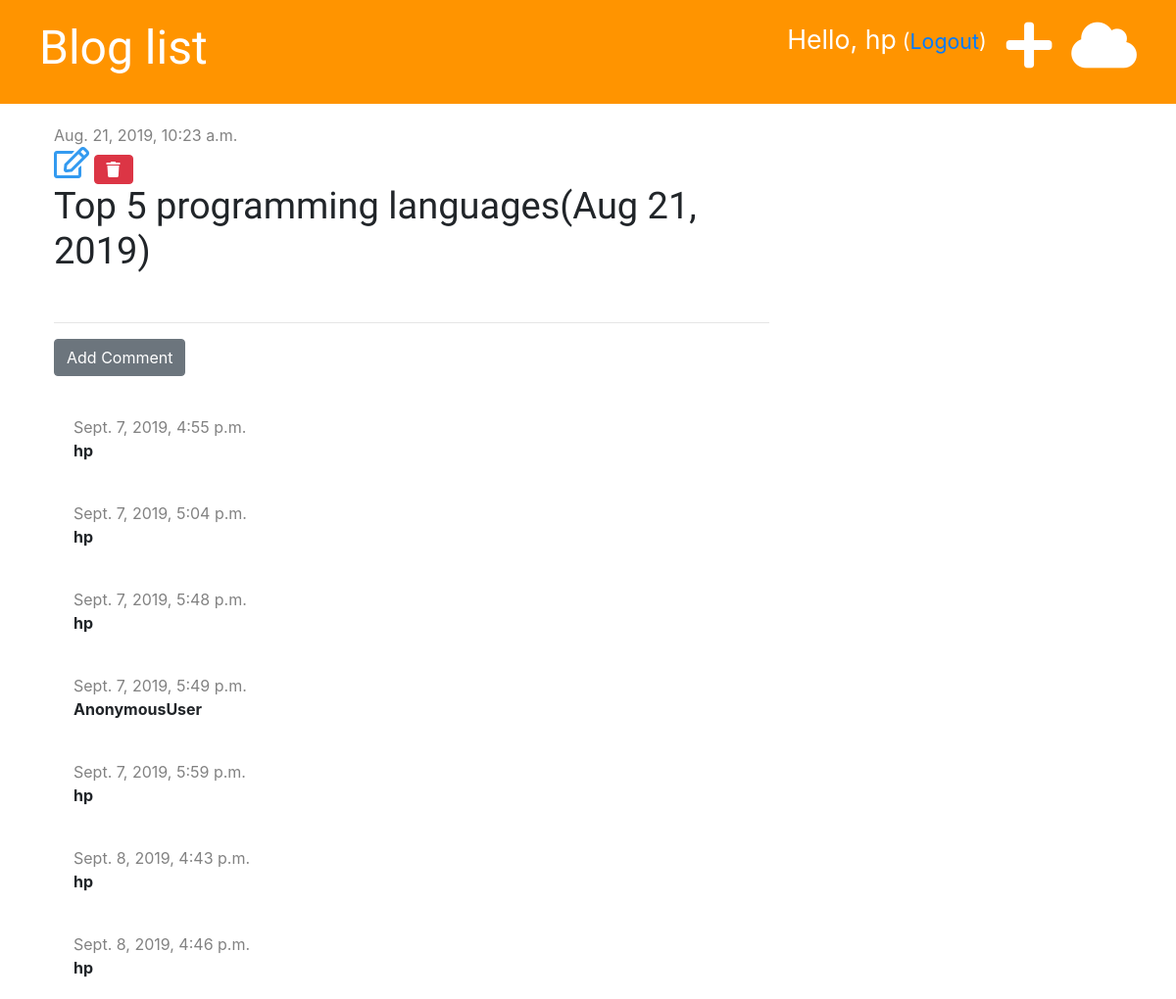
Page /post/2/ (signed in) on the committed database.
### blog/models.py (models this page shows, shortened)
class Post(models.Model):
    author = models.ForeignKey('auth.User', on_delete=models.CASCADE)
    title = models.CharField(max_length=200)
    text = models.TextField()
    created_date = models.DateTimeField(default=timezone.now)
    published_date = models.DateTimeField(blank=True, null=True)

class Comment(models.Model):
    post = models.ForeignKey('blog.Post', on_delete=models.CASCADE, related_name='comments')
    author = models.CharField(max_length=50)
    text = models.TextField()
    created_date = models.DateTimeField(default=timezone.now)
    approved = models.BooleanField(default=False)

### blog/views.py (the view)
# urls.py: path('post/<int:pk>/', views.post_detail, name='post_detail'),
def post_detail(request, pk):
    post = get_object_or_404(Post, pk=pk)
    stuff_for_frontend = {'post': post}
    return render(request, 'blog/post_detail.html', stuff_for_frontend)

### blog/templatetags/markdownify.py (called while the page is built)
@register.filter
def markdown(value):
    renderer = HighlightRenderer()
    markdown = mistune.Markdown(renderer=renderer)
    return markdown(value)

### blog/templates/blog/post_detail.html (shortened to what this page needs)
{% extends 'blog/base.html' %}
{% load markdownify %}
{% block content %}
    <div class="post">
        {% if post.published_date %}
            <div class="date">
                {{ post.published_date }}
            </div>
        {% else %}
            <a href="{% url 'post_publish' pk=post.pk %}" class="btn btn-primary">Publish</a>
        {% endif %}
        {% if user.is_authenticated %}
            <a href="{% url 'post_edit' pk=post.pk %}"><i class="far fa-edit fa-2x" style="color: #339af0"></i></a>
        {% endif %}
        {% if user.is_authenticated %}
            <a href="{% url 'post_delete' pk=post.pk %}" class="btn btn-danger"
               onclick="return confirm('Are you sure to delete.?')">
                <i class="fas fa-trash"></i>
            </a>
        {% endif %}
        <h1>{{ post.title }}</h1>
    </div>
    <hr>
    <a href="{% url 'add_comment_to_post' pk=post.pk %}" class="btn btn-secondary" >Add Comment</a>
    {% for comment in post.comments.all %}
        {% if user.is_authenticated or comment.approved %}
            <div class="comment">
                <div class="date">
                    {{ comment.created_date }}
                </div>
                <strong>{{ comment.author }}</strong>
            </div>
        {% endif %}
    {% empty %}
        <p>No comment yet...</p>
    {% endfor %}
{% endblock %}

### blog/templates/blog/base.html (shortened to what this page needs)
{% load staticfiles %}
<html lang="en">
<head>
    <link rel="stylesheet" href="https://stackpath.bootstrapcdn.com/bootstrap/4.3.1/css/bootstrap.min.css">
    <link rel="stylesheet" href="{% static 'css/blog.css' %}">
    <link rel="stylesheet" href="https://use.fontawesome.com/releases/v5.10.2/css/all.css">
    <link rel="stylesheet" href="{% static 'css/zenburn.css' %}">
</head>
<body>
<div class="page-header">
    {% if user.is_authenticated %}
        <a href="{% url 'unpublished_posts' %}" class="top-menu"><i class="fas fa-cloud fa-2x"></i></a>
        <a href="{% url 'post_new' %}" class="top-menu"><i class="fas fa-plus fa-2x"></i></a>
        <p class="top-menu">Hello, {{ user.username }}<small> (<a href="{% url 'logout' %}">Logout</a>) </small></p>
    {% else %}
        <a href="{% url 'login' %}" class="top-menu"><i class="fas fa-sign-in-alt fa-2x"></i></a>
    {% endif %}
    <h1><a href="{% url 'post_list' %}">Blog list</a></h1>
</div>
<div class="content container">
    <div class="row">
        <div class="col-md-8">
            {% block content %}
            {% endblock %}
        </div>
    </div>
</div>
</body>
</html>

### blog/static/css/blog.css (style rules this page uses)
.page-header { background-color: #ff9400; margin-top:0; padding: 20px 20px 20px 40px; }
.page-header h1 a { color: #ffffff; font-size: 36pt; text-decoration: none; }
.content { margin-left:40px; }
h1, h2, h3, h4 { font-family: 'Tangerine', 'Inconsolata', 'Droid Sans', 'serif'; font-size: 38px; }
.date { color: #828282; padding: 20px 0px 0px 0px; }
.post { margin-bottom:50px; }
.page-header .top-menu { color: ffffff; float: right; margin-right: 20px; font-size: 20pt; }
.comment { margin: 20px 0px 20px 20px; }

### rows in the picture
Post: published_date "Aug. 21, 2019, 10:23 a.m.", title "Top 5 programming languages(Aug 21, 2019)"
Comment: created_date "Sept. 7, 2019, 4:55 p.m.", author "hp"
Comment: created_date "Sept. 7, 2019, 5:04 p.m.", author "hp"
Comment: created_date "Sept. 7, 2019, 5:48 p.m.", author "hp"
Comment: created_date "Sept. 7, 2019, 5:49 p.m.", author "AnonymousUser"
Comment: created_date "Sept. 7, 2019, 5:59 p.m.", author "hp"
Comment: created_date "Sept. 8, 2019, 4:43 p.m.", author "hp"
Comment: created_date "Sept. 8, 2019, 4:46 p.m.", author "hp"

### other values in the picture
{{ user.username }} "hp"
